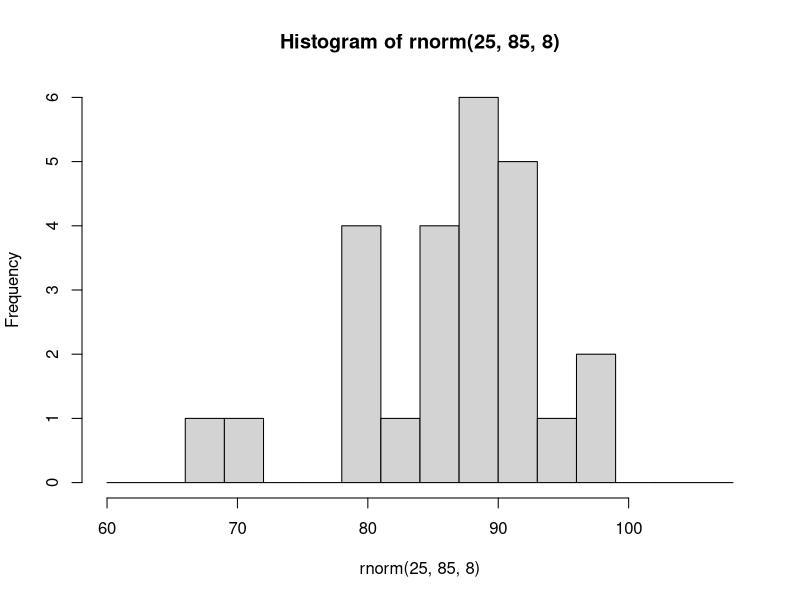

Here is the R script that generated this plot:
## ---- chunk 1
set.seed(1)

hist(rnorm(25, 85, 8), breaks = seq(60, 110, 3))
